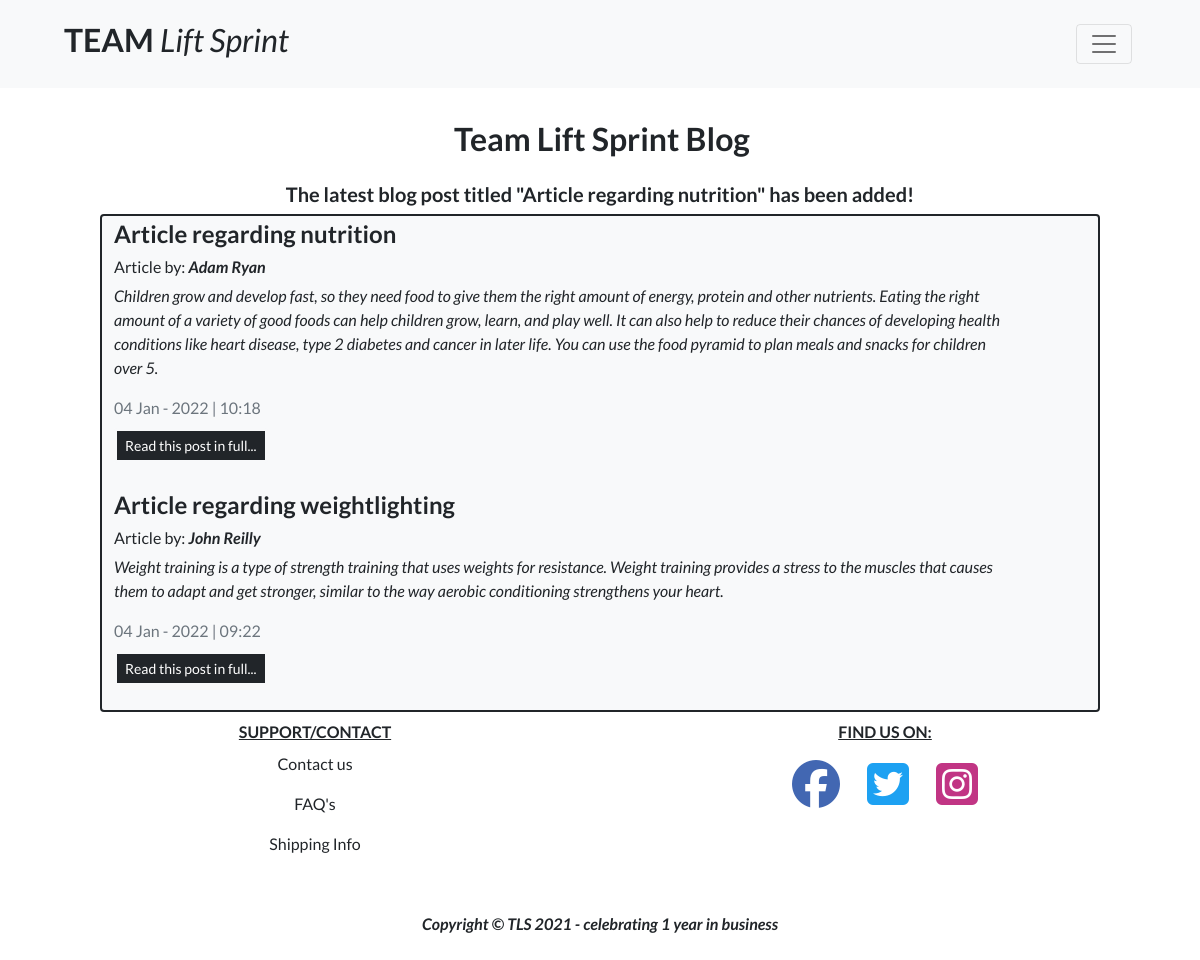
Before: /blog/ with the older database file.
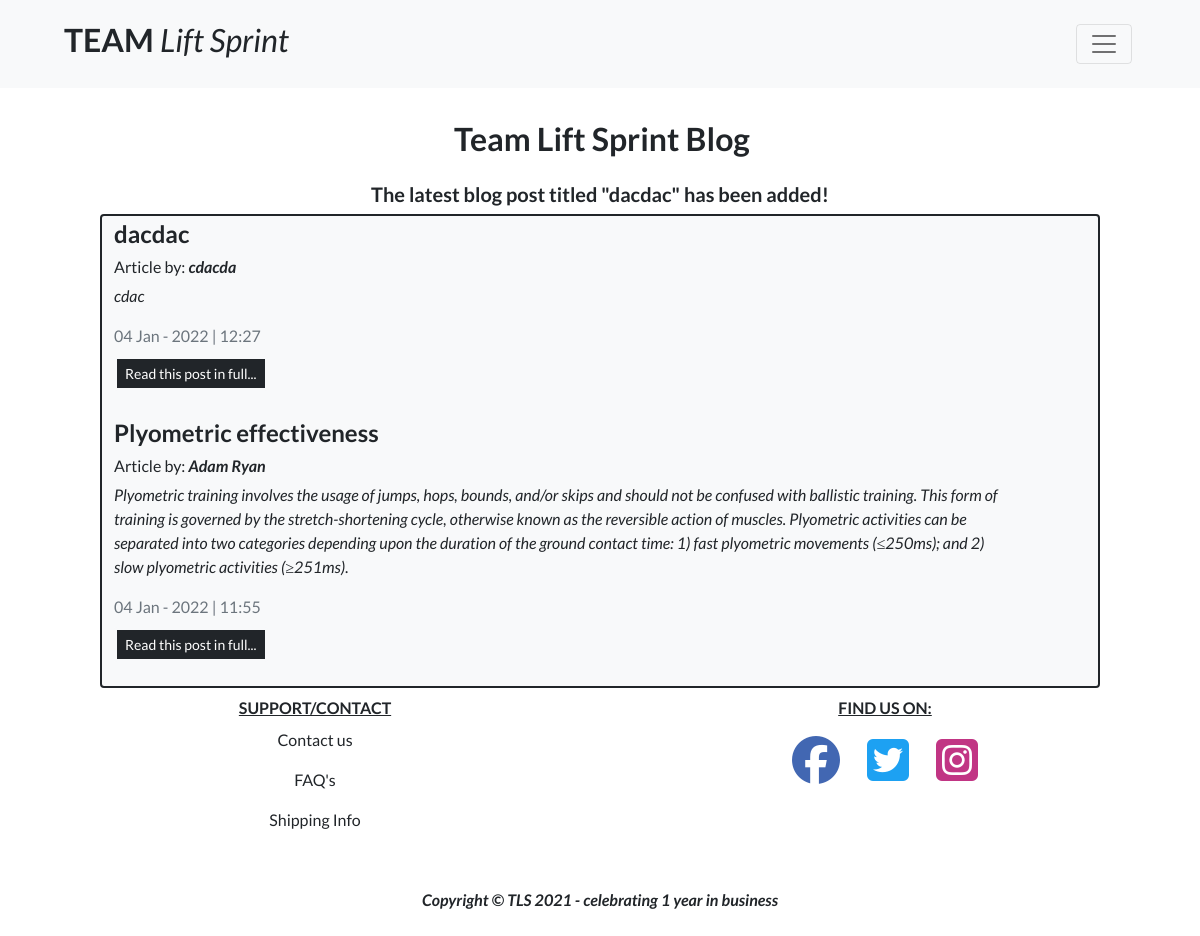
After: the same page with the newer database file.
### blog/models.py (models this page shows)
class Post(models.Model):
    class Meta:
        ordering = ['-date_added']
    blog = models.ForeignKey(
        Blog, related_name="posts", on_delete=models.CASCADE)
    title = models.CharField(max_length=100)
    slug = models.SlugField()
    author = models.CharField(max_length=255)
    intro = models.TextField()
    article = models.TextField()
    date_added = models.DateTimeField(auto_now_add=True)
    def __str__(self):
        return self.title

### blog/views.py (the view)
# urls.py: path('', views.blog, name='blog'),
def blog(request):
    blog_posts = Post.objects.all()
    latest_post = Post.objects.latest('date_added')
    template = 'blog/blog.html'
    context = {
        'blog_posts': blog_posts,
        'latest_post': latest_post,
    }
    return render(request, template, context)

### bag/contexts.py (called while the page is built, shortened)
def bag_contents(request):
    bag_items = []
    total = 0
    product_count = 0
    bag = request.session.get('bag', {})
    if total < settings.FREE_DELIVERY_THRESHOLD:
        delivery = total * Decimal(settings.STANDARD_DELIVERY_PERCENTAGE / 100)
        free_delivery_delta = settings.FREE_DELIVERY_THRESHOLD - total
    else:
        delivery = 0
        free_delivery_delta = 0
    grand_total = delivery + total
    context = {
        'bag_items': bag_items,
        'total': total,
        'product_count': product_count,
        'delivery': delivery,
        'free_delivery_delta': free_delivery_delta,
        'free_delivery_threshold': settings.FREE_DELIVERY_THRESHOLD,
        'grand_total': grand_total,
    }
    return context

### blog/templates/blog/blog.html (shortened to what this page needs)
{% extends "base.html" %}
{% load static %}
{% block page_header %}
    <div class="container position-relative pt-5 p-2 g-0">
    </div>
{% endblock %}
{% block content %}
    <div class="container position-relative pt-5 g-0">
        <div class="row">
            <div class="col">
                <h2 class="fw-bold text-center text-capitalize mb-4 mt-3 ms-1">Team Lift Sprint Blog
                {% if blog_posts %}
                    <h5 class = "text-center fw-bold">The latest blog post titled "{{ latest_post }}" has been added!</h5>
                {% endif %}
                </h2>
            </div>
        </div>
    </div>
    <div class="container col-10">
        <div class="row bg-light text-dark border border-dark rounded-2 border-2">
            {% for post in blog_posts %}
                {% if blog_posts %}
                <div class="col-8 mt-1">
                    <h4 class = "fw-bold">{{ post.title }}</h4>
                </div>
                <div class="col-8">
                    <h6>Article by: <i><strong>{{ post.author }}</strong></i></h6>
                </div>
                <div class="col-12 col-md-11">
                    <p><i>{{ post.intro }}</i></p>
                </div>
                <div class="col-8">
                    <div class="text-muted">{{ post.date_added | date:"d M - Y | h:i"}}</div>
                </div>
                <div class="row pb-2 mt-2 mb-3">
                    <div class="col-8">
                        <a href="{% url 'post_detail'  post.slug %}" class="btn btn-dark border-light border-3 btn-sm">Read this post in full...</a>
                    </div>
                </div>
            {% else %}
                <h3>No Posts Available</h3>
            {% endif %}
            {% endfor %}
        </div>
    </div>
{% endblock %}

### templates/base.html (shortened to what this page needs)
{% load static %}
<!doctype html>
<html lang="en">
  <head>
    {% block corecss %}
    <link rel="stylesheet" href="https://cdn.jsdelivr.net/npm/bootstrap@5.0.2/dist/css/bootstrap.min.css">
    <link rel="stylesheet" href="{% static 'css/base.css' %}">
    {% endblock %}
  </head>
  <body>
    <nav class="navbar navbar-expand-xxl navbar-light bg-light fixed-top p-3">
      <div class="container-fluid px-4 px-lg-5">
        <a class="navbar-brand" href="{% url 'home' %}">
          <h2 class="text-dark site-title"><strong class="text-uppercase">Team </strong><i>Lift Sprint</i></h2>
        </a>
        <button class="navbar-toggler ms-1 ms-lg-0 me-1" type="button" data-bs-toggle="collapse"
          data-bs-target="#navbarSupportedContent" aria-controls="navbarSupportedContent" aria-expanded="false"
          aria-label="Toggle navigation"><span class="navbar-toggler-icon"></span></button>
      </div>
    </nav>
    {% block page_header %}
    {% endblock %}
    {% block content %}
    {% endblock %}
    {% block page_footer %}
    <footer>
      <div class="container">
        <div class="row">
          <div class="col-md-6 col-sm-12 text-center mt-2 my-auto">
            <ul class="list-unstyled">
              <li class = "fw-bold text-uppercase"><u>Support/Contact</u></li>
              <li><a class="nav-link text-dark" href="{% url 'contact' %}" alt="Contact us">Contact us</a></li>
              <li><a class="nav-link text-dark" href="{% url 'faq' %}" alt="FAQ">FAQ's</a></li>
              <li><a class="nav-link text-dark" href="{% url 'shipping_info' %}" alt="Shipping info">Shipping Info</a></li>
            </ul>
          </div>
          <div class="col-md-6 col-sm-12 text-center mt-2">
            <ul class="list-unstyled">
              <li class = "fw-bold text-uppercase"><u>Find us on:</u></li>
            </ul>
            <ul class="list-inline mb-0">
              <li class="list-inline-item me-4">
                <a href="https://www.facebook.com/" rel="noopener" target="_blank" aria-label="facebook link"><i class="fab fa-facebook fa-3x" style="color:#4267B2"></i></a>
              </li>
              <li class="list-inline-item me-4">
                <a href="https://twitter.com/" rel="noopener" target="_blank" aria-label="twitter link"><i class="fab fa-twitter-square fa-3x" style="color:#1DA1F2"></i></a>
              </li>
              <li class="list-inline-item">
                <a href="https://www.instagram.com/" rel="noopener" target="_blank" aria-label="instagram link"><i class="fab fa-instagram-square fa-3x" style="color:#C13584"></i></a>
              </li>
            </ul>
          </div>
        </div>
        <br>
        <div class="row">
          <div class="col text-center my-auto">
            <p class="mt-2 m-0 fst-italic fw-bold">Copyright &copy; TLS 2021 - celebrating 1 year in business</p>
            <br>
          </div>
        </div>
      </div>
    </footer>
    {% endblock %}
  </body>
</html>

### static/css/base.css (style rules this page uses)
html { height: 100%; }
body { font-family: 'Lato'; }

Changed rows visible on the page:
removed Post: title "Article regarding nutrition", author "Adam Ryan", intro "Children grow and develop fast, so they need food to give them the right amount of energy, protein and other nutrients. Eating the right amount of a variety of good foods can help children grow, learn, and play well. It can also help to reduce their chances of developing health conditions like heart disease, type 2 diabetes and cancer in later life. You can use the food pyramid to plan meals and snacks for children over 5.", post.date_added|date:'dM-Y|h:i' "04 Jan - 2022 | 10:18"
removed Post: title "Article regarding weightlighting", author "John Reilly", intro "Weight training is a type of strength training that uses weights for resistance. Weight training provides a stress to the muscles that causes them to adapt and get stronger, similar to the way aerobic conditioning strengthens your heart.", post.date_added|date:'dM-Y|h:i' "04 Jan - 2022 | 09:22"
added Post: title "dacdac", author "cdacda", intro "cdac", post.date_added|date:'dM-Y|h:i' "04 Jan - 2022 | 12:27"
added Post: title "Plyometric effectiveness", author "Adam Ryan", intro "Plyometric training involves the usage of jumps, hops, bounds, and/or skips and should not be confused with ballistic training. This form of training is governed by the stretch-shortening cycle, otherwise known as the reversible action of muscles. Plyometric activities can be separated into two categories depending upon the duration of the ground contact time: 1) fast plyometric movements (≤250ms); and 2) slow plyometric activities (≥251ms).", post.date_added|date:'dM-Y|h:i' "04 Jan - 2022 | 11:55"
